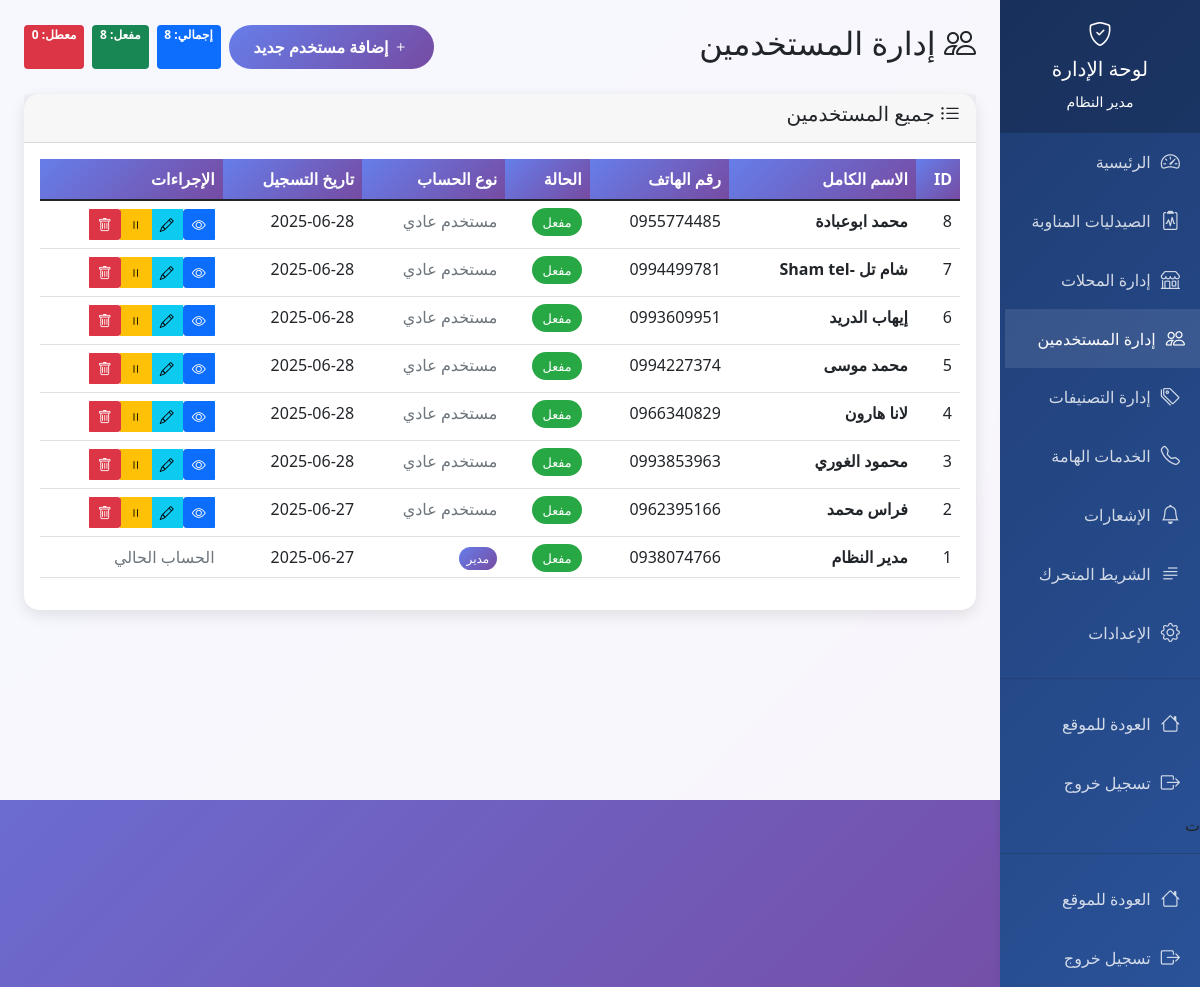
/admin/users (signed in), run on an earlier commit of the app's database.
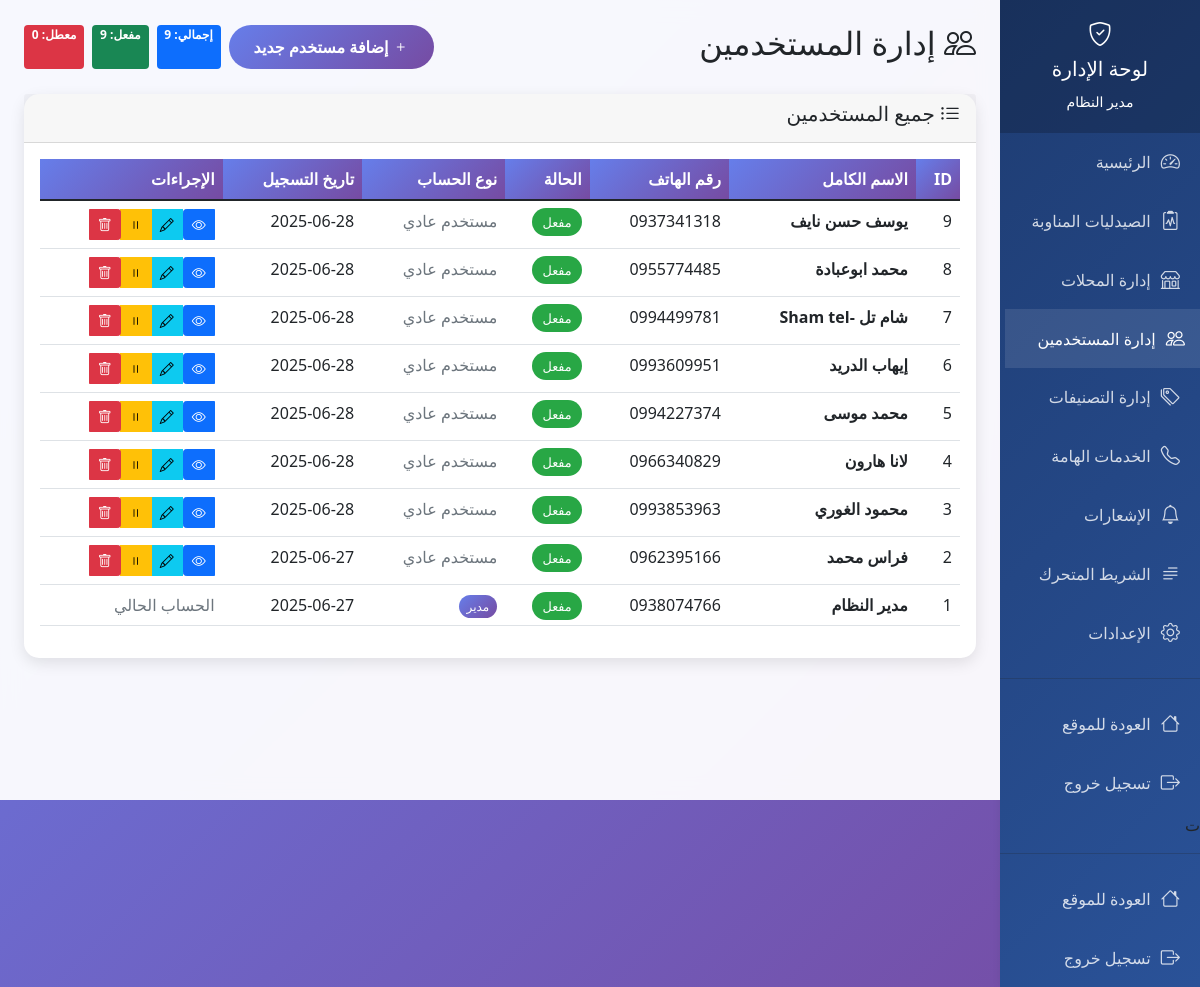
And on a later commit of the database.
### tables this page shows
CREATE TABLE users (
            id INTEGER PRIMARY KEY AUTOINCREMENT,
            full_name TEXT NOT NULL,
            phone TEXT UNIQUE NOT NULL,
            password_hash TEXT NOT NULL,
            is_active BOOLEAN DEFAULT 1,
            is_admin BOOLEAN DEFAULT 0,
            created_at TIMESTAMP DEFAULT CURRENT_TIMESTAMP
        );

### app.py (the view)
@app.route('/admin/users')
def admin_users():
    if 'user_id' not in session or not session.get('is_admin'):
        flash('ليس لديك صلاحية للوصول لهذه الصفحة', 'error')
        return redirect(url_for('index'))
    conn = sqlite3.connect('hussainiya_stores.db')
    cursor = conn.cursor()
    cursor.execute('SELECT * FROM users ORDER BY created_at DESC')
    users = cursor.fetchall()
    conn.close()
    return render_template('admin_users.html', users=users)

### app.py (called while the page is built, shortened)
@app.before_request
def check_maintenance_mode():
    if request.endpoint and (request.endpoint.startswith('admin_') or
                           request.endpoint == 'login' or
                           request.endpoint == 'logout' or
                           request.endpoint == 'save_settings'):
        return

### templates/admin_users.html (shortened to what the changed rows need)
<!DOCTYPE html>
<html lang="ar" dir="rtl">
<head>
    <link href="https://cdn.jsdelivr.net/npm/bootstrap@5.1.3/dist/css/bootstrap.min.css" rel="stylesheet">
    <link href="https://cdn.jsdelivr.net/npm/bootstrap-icons@1.7.2/font/bootstrap-icons.css" rel="stylesheet">
</head>
<body>
    <div class="row g-0">
        <div class="col-md-2">
            <div class="admin-sidebar">
                <div class="sidebar-header">
                    <h4><i class="bi bi-shield-check"></i></h4>
                    <h5>لوحة الإدارة</h5>
                    <small>{{ session.user_name }}</small>
                </div>
            </div>
        </div>
        <div class="col-md-10">
            <div class="admin-content p-4">
                <div class="d-flex justify-content-between align-items-center mb-4">
                    <h2><i class="bi bi-people"></i> إدارة المستخدمين</h2>
                    <div class="d-flex gap-2">
                        <button class="btn btn-admin" data-bs-toggle="modal" data-bs-target="#addUserModal">
                            <i class="bi bi-plus"></i> إضافة مستخدم جديد
                        </button>
                        <span class="badge bg-primary">إجمالي: {{ users|length }}</span>
                        <span class="badge bg-success">مفعل: {{ users|selectattr('4', 'equalto', 1)|list|length }}</span>
                        <span class="badge bg-danger">معطل: {{ users|selectattr('4', 'equalto', 0)|list|length }}</span>
                    </div>
                </div>
                <div class="card">
                    <div class="card-body">
                        {% if users %}
                        <div class="table-responsive">
                            <table class="table table-hover">
                                <thead>
                                    <tr>
                                        <th>ID</th>
                                        <th>الاسم الكامل</th>
                                        <th>رقم الهاتف</th>
                                        <th>الحالة</th>
                                        <th>نوع الحساب</th>
                                        <th>تاريخ التسجيل</th>
                                        <th>الإجراءات</th>
                                    </tr>
                                </thead>
                                <tbody>
                                    {% for user in users %}
                                    <tr>
                                        <td>{{ user[0] }}</td>
                                        <td><strong>{{ user[1] }}</strong></td>
                                        <td>{{ user[2] }}</td>
                                        <td>
                                            {% if user[4] %}
                                                <span class="status-badge status-active">مفعل</span>
                                            {% else %}
                                                <span class="status-badge status-inactive">معطل</span>
                                            {% endif %}
                                        </td>
                                        <td>
                                            {% if user[5] %}
                                                <span class="admin-badge">مدير</span>
                                            {% else %}
                                                <span class="text-muted">مستخدم عادي</span>
                                            {% endif %}
                                        </td>
                                        <td>{{ user[6][:10] if user[6] else 'غير محدد' }}</td>
                                        <td>
                                            {% if user[0] != session.user_id %}
                                                <div class="btn-group" role="group">
                                                    <a href="{{ url_for('admin_user_details', user_id=user[0]) }}"
                                                       class="btn btn-primary btn-sm">
                                                        <i class="bi bi-eye"></i>
                                                    </a>
                                                    <button class="btn btn-info btn-sm" data-bs-toggle="modal"
                                                            data-bs-target="#editUserModal{{ user[0] }}">
                                                        <i class="bi bi-pencil"></i>
                                                    </button>
                                                    <a href="{{ url_for('toggle_user', user_id=user[0]) }}"
                                                       class="btn btn-{{ 'warning' if user[4] else 'success' }} btn-sm">
                                                        <i class="bi bi-{{ 'pause' if user[4] else 'play' }}"></i>
                                                    </a>
                                                    <a href="{{ url_for('delete_user', user_id=user[0]) }}"
                                                       class="btn btn-danger btn-sm"
                                                       onclick="return confirm('هل تريد حذف هذا المستخدم؟')">
                                                        <i class="bi bi-trash"></i>
                                                    </a>
                                                </div>
                                            {% else %}
                                                <span class="text-muted">الحساب الحالي</span>
                                            {% endif %}
                                        </td>
                                    </tr>
                                    {% endfor %}
                                </tbody>
                            </table>
                        </div>
                        {% else %}
                        <div class="text-center py-5">
                            <i class="bi bi-people" style="font-size: 3rem; color: #ccc;"></i>
                            <h5 class="mt-3 text-muted">لا توجد مستخدمين مسجلين</h5>
                        </div>
                        {% endif %}
                    </div>
                </div>
            </div>
        </div>
    </div>
</body>
</html>

What changed in the data, as far as the page shows it:
added users: id "9", full_name "يوسف حسن نايف", phone "0937341318", is_active "مفعل", is_admin "مستخدم عادي", created_at "2025-06-28"
Also different on the page:
{{ users|length }}: "8" → "9"
{{ users|selectattr('4', 'equalto', 1)|list|length }}: "8" → "9"
